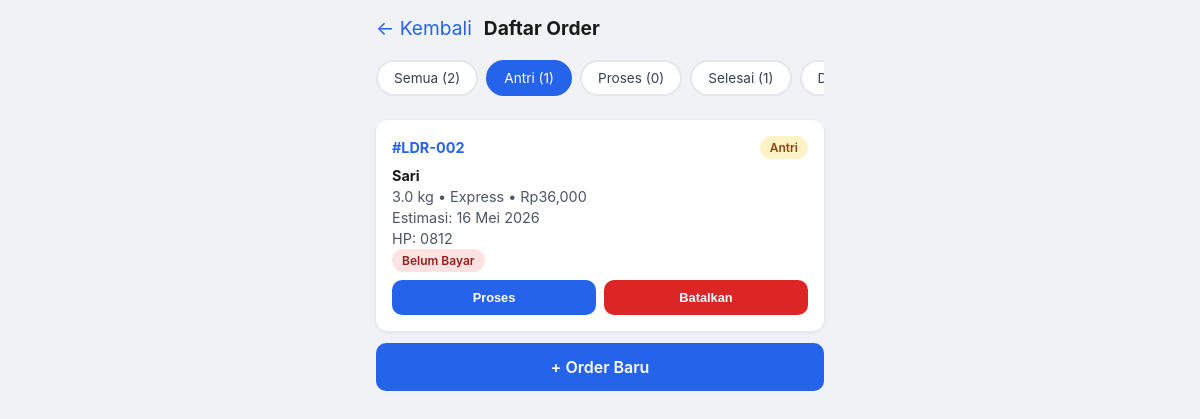
Screenshot of /daftar-order?status=antri with the database file from the repository.
### tables this page shows
CREATE TABLE orders (
                id INTEGER PRIMARY KEY AUTOINCREMENT,
                order_number TEXT UNIQUE NOT NULL,
                customer_name TEXT NOT NULL,
                customer_phone TEXT,
                weight_kg REAL NOT NULL,
                service_type TEXT NOT NULL CHECK(service_type IN ('reguler','express')),
                price_per_kg INTEGER NOT NULL,
                total_price INTEGER NOT NULL,
                status TEXT NOT NULL DEFAULT 'antri'
                    CHECK(status IN ('antri','proses','selesai','diambil')),
                estimated_date TEXT NOT NULL,
                is_paid INTEGER NOT NULL DEFAULT 0,
                created_at TIMESTAMP DEFAULT CURRENT_TIMESTAMP
            );

### app.py (the view)
@app.route("/daftar-order")
def daftar_order():
    status = request.args.get("status")
    orders = get_all_orders(status)
    counts = get_status_counts()
    return render_template("daftar_order.html", orders=orders, status_filter=status, counts=counts)

### app.py (called while the page is built)
@app.template_filter("tgl_id")
def tgl_id_filter(date_str):
    if not date_str:
        return ""
    try:
        dt = datetime.strptime(date_str, "%Y-%m-%d")
        return f"{dt.day} {BULAN[dt.month - 1]} {dt.year}"
    except:
        return date_str

### database.py (called while the page is built)
def get_db():
    conn = sqlite3.connect(DB_PATH)
    conn.row_factory = sqlite3.Row
    conn.execute("PRAGMA journal_mode=WAL")
    return conn

def get_all_orders(status=None):
    with get_db() as db:
        if status:
            rows = db.execute(
                "SELECT * FROM orders WHERE status = ? ORDER BY created_at ASC",
                (status,)
            ).fetchall()
        else:
            rows = db.execute(
                "SELECT * FROM orders ORDER BY created_at ASC"
            ).fetchall()
        return [dict(r) for r in rows]

def get_status_counts():
    with get_db() as db:
        rows = db.execute("""
            SELECT status, COUNT(*) as count
            FROM orders
            GROUP BY status
        """).fetchall()
        counts = {r["status"]: r["count"] for r in rows}
        counts["total"] = sum(counts.values())
        return counts

### templates/daftar_order.html (shortened to what this page needs)
{% extends "base.html" %}
{% block content %}
<div class="page-title">
    <a href="/">&larr; Kembali</a>
    <h2>Daftar Order</h2>
</div>
<div class="filter-bar">
    <a href="/daftar-order" class="filter-btn {% if not status_filter %}active{% endif %}">Semua ({{ counts.total }})</a>
    <a href="/daftar-order?status=antri" class="filter-btn {% if status_filter == 'antri' %}active{% endif %}">Antri ({{ counts.get('antri', 0) }})</a>
    <a href="/daftar-order?status=proses" class="filter-btn {% if status_filter == 'proses' %}active{% endif %}">Proses ({{ counts.get('proses', 0) }})</a>
    <a href="/daftar-order?status=selesai" class="filter-btn {% if status_filter == 'selesai' %}active{% endif %}">Selesai ({{ counts.get('selesai', 0) }})</a>
    <a href="/daftar-order?status=diambil" class="filter-btn {% if status_filter == 'diambil' %}active{% endif %}">Diambil ({{ counts.get('diambil', 0) }})</a>
</div>
{% if orders %}
    {% for order in orders %}
    <div class="order-card">
        <div class="order-header">
            <span class="order-number">#{{ order.order_number }}</span>
            <span class="badge badge-{{ order.status }}">{{ order.status|title }}</span>
        </div>
        <div class="order-body">
            <p><strong>{{ order.customer_name }}</strong></p>
            <p>{{ order.weight_kg }} kg &bull; {{ order.service_type|title }} &bull; Rp{{ "{:,.0f}".format(order.total_price) }}</p>
            <p>Estimasi: {{ order.estimated_date|tgl_id }}</p>
            {% if order.customer_phone %}
            <p>HP: {{ order.customer_phone }}</p>
            {% endif %}
            <p>
                {% if order.is_paid %}
                <span class="badge badge-lunas">Lunas</span>
                {% else %}
                <span class="badge badge-belum-bayar">Belum Bayar</span>
                {% endif %}
            </p>
        </div>
        <div class="order-actions">
            {% if order.status == 'antri' %}
            <form method="POST" action="/order/{{ order.id }}/status">
                <button class="btn">Proses</button>
            </form>
            <form method="POST" action="/order/{{ order.id }}/batalkan" onsubmit="return confirm('Yakin ingin membatalkan order #{{ order.order_number }}?')">
                <button class="btn" style="background:#dc2626;">Batalkan</button>
            </form>
            {% endif %}
        </div>
    </div>
    {% endfor %}
{% else %}
<div class="card" style="text-align:center;color:#6b7280;">
    <p style="font-size:1.2rem;margin-bottom:8px;">Belum ada order</p>
    <p style="font-size:0.9rem;">Klik "+ Order Baru" untuk mencatat order pertama</p>
</div>
{% endif %}
<a href="/order-baru" class="btn">+ Order Baru</a>
{% endblock %}

### static/style.css (style rules this page uses)
* { margin: 0; padding: 0; box-sizing: border-box; }
body { font-family: -apple-system, BlinkMacSystemFont, 'Segoe UI', Roboto, sans-serif; background: #f0f2f5; color: #1a1a1a; padding: 16px; max-width: 480px; margin: 0 auto; min-height: 100vh; }
.btn { display: block; width: 100%; background: #2563eb; color: white; padding: 14px; border: none; border-radius: 10px; font-size: 1rem; font-weight: 600; text-align: center; text-decoration: none; cursor: pointer; }
.page-title { display: flex; align-items: center; gap: 12px; margin-bottom: 20px; }
.page-title a { color: #2563eb; text-decoration: none; font-size: 1.2rem; }
.page-title h2 { font-size: 1.2rem; }
.filter-bar { display: flex; gap: 8px; overflow-x: auto; padding-bottom: 8px; margin-bottom: 16px; }
.filter-btn { flex-shrink: 0; padding: 8px 16px; border: 2px solid #e5e7eb; border-radius: 20px; background: white; color: #374151; font-size: 0.85rem; cursor: pointer; text-decoration: none; }
.filter-btn.active { border-color: #2563eb; background: #2563eb; color: white; }
.order-card { background: white; border-radius: 12px; padding: 16px; margin-bottom: 12px; box-shadow: 0 1px 4px rgba(0,0,0,0.08); }
.order-header { display: flex; justify-content: space-between; align-items: center; margin-bottom: 8px; }
.order-number { font-weight: 700; color: #2563eb; font-size: 0.9rem; }
.badge { padding: 4px 10px; border-radius: 12px; font-size: 0.75rem; font-weight: 600; }
.badge-antri { background: #fef3c7; color: #92400e; }
.badge-belum-bayar { background: #fee2e2; color: #991b1b; }
.order-body { font-size: 0.9rem; color: #4b5563; }
.order-body p { margin-bottom: 4px; }
.order-body strong { color: #1a1a1a; }
.order-actions { display: flex; gap: 8px; margin-top: 12px; }
.order-actions form { flex: 1; }
.order-actions .btn { font-size: 0.8rem; padding: 10px; }

### rows the page displays
orders: order_number "LDR-002", status "Antri", customer_name "Sari", weight_kg "3.0", service_type "Express", total_price "36,000", estimated_date|tgl_id "16 Mei 2026", customer_phone "0812", is_paid "Belum Bayar"

### other values shown
{{ counts.total }} "2"
{{ counts.get('antri', 0) }} "1"
{{ counts.get('proses', 0) }} "0"
{{ counts.get('selesai', 0) }} "1"
